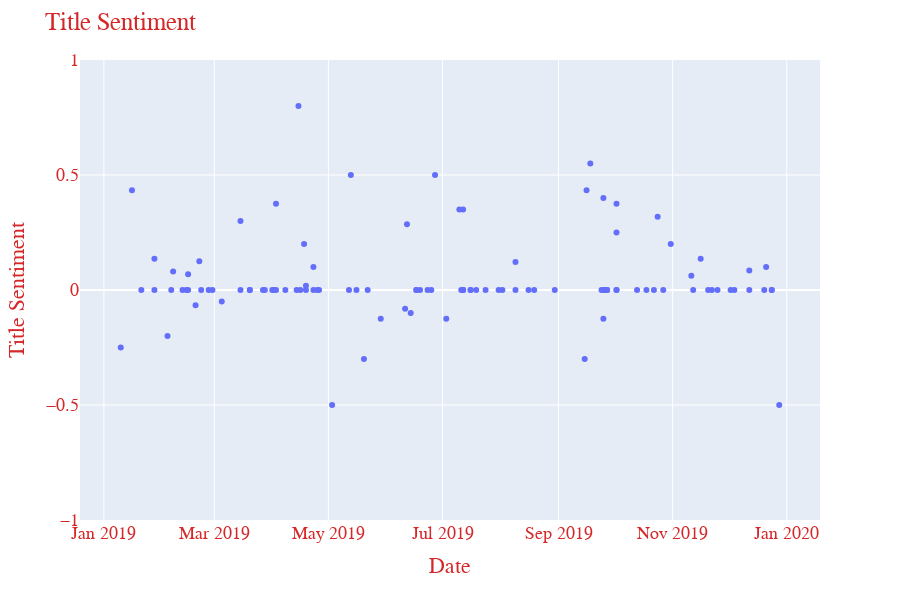

The cell this chart's notebook holds for it:
### Code cell
bias_report()

### Figure 1 — Plotly figure (JSON) as saved in the notebook; plotly's stock layout.template omitted (floating-point values rounded to 4 significant figures)
{"data": [{"hoverlabel": {"namelength": 0}, "hovertemplate": "<b>%{hovertext}</b><br><br>x=%{x}<br>y=%{y}", "hovertext": [" PG&E: Wired to Fail ", " Cyber Daily Year Ahead: CISOs, Who Is Your Boss? ", " CISOs Emerge From CIOs’ Shadow ", " The Newest Trend in Holiday Gifting? Old Stuff ", " Tech, Media & Telecom Roundup: Market Talk ", " Cyber Daily: Goodbye, 2019—A Year of Security Angst and Innovation ", " The Tricky Role of the CEO in a New Era of Social Responsibility ", " Virtual Travel Could Change the World—If It Gets Off the Ground ", " VC Daily: Rocky Mountains Lure Investors, Startups; Elder Care Startup Bet; Genius-Google Battle Over Lyrics ", " Risk Managers Grapple With Potential Downsides of AI ", " The Generational Divide in Holiday Shopping ", " Data and Deregulation Fuel the Global Fintech Boom ", " Brussels Report: The Push for Digital Sovereignty and Local Champions ", " New Stanford Hospital Takes Holistic Approach to Technology ", " Colorado Driver’s Licenses Go Digital ", " Kimberly-Clark Switches Major Ad Duties From WPP to Accenture Interactive ", " Volkswagen to Test Quantum Navigation App in Real Traffic ", " The Business Roundtable’s Model of Capitalism Does Pay Off ", " New York City Companies Need More Cybersecurity Workers, Survey Finds ", " U.S. Companies Advised to Prepare for Multiple Benchmark Rates in Transition from Libor ", " Organizations Identify a Value Framework for Blockchain ", " The Worlds That AI Might Create ", " More Deals, at Higher Valuations, for Business-Software Makers ", " AI, Privacy Laws to Drive Data-Breach Costs Higher ", " Retailers Get Another Blow: Hand-Me-Downs ", " Cyber Daily: Security Problems Rack Up Trillions in Costs ", " Cyber Daily: Making Culture Change Stick; Navy to Reform Security Practices; Dunkin’ Hack Sparks Suit ", " Old-Line Industries Struggle to Prioritize Cybersecurity ", " Corporate Boards Face Challenges in Overseeing AI ", " Lowe’s Goes DIY on Software Development ", " Sharp Questions Can Help Boards Oversee Cybersecurity ", " Cyber Daily: Boards Brush Up on Cybersecurity; A War Over 5G; Google Gets a Privacy Win in Europe ", " Corporate Tech Spending Helps Lift U.S. Economy ", " Among Today’s Most Prized Leadership Qualities: Playing Nicely ", " Mario Draghi’s Legacy Remains Contested; Strong Dollar Prompts Speculation of Trump Intervention ", " Companies Slow to Move Away From Libor ", " How to Build an AI Ethics Committee ", " Airbus Harnessing AI in Bid to Save Millions on Finance Tasks ", " PE Daily: Minnesota Pledges $600M | Riverbed’s Revenue Drops | Stopping WeWork’s Red Ink ", " Cyber Daily: Accenture Faces Legal Action in Marriott Hack; Black Hat’s Own Defenses; State Farm Breach; Potential FBI-Facebook Clash ", " Accenture Faces Lawsuit Over Marriott Data Breach ", " Cyber Daily: Capital One Explanation of Its Encryption Steps Sparks Questions Among Security Experts ", " Accenture Pushes Deeper Into Quantum Computing ", " Can’t Find AI Professionals? Train Them. ", " Three Hours of Work a Day? You’re Not Fooling Anyone. ", " Cyber Daily: Security Cleanup Costs Continue to Mount, Especially From Pernicious Insider Attacks ", " Cybercrime Costs Keep Rising ", " Financial Services Roundup: Market Talk ", " Accenture Picks Julie Sweet as Chief Executive ", " Stocks to Watch: Milacron Holdings, Hookipa Pharma, PNM Resources, Snap ", " Amazon to Retrain a Third of Its U.S. Workforce ", " P&G CIO Says He Wants to Hire More Women Coders ", " AI Helps Small Medical-Device Makers Punch Above Their Weight ", " Stocks to Watch: Magellan Health, Herman Miller, KB Home, Rite Aid, Walgreens Boots Alliance and More ", " Capgemini to Buy Altran in €3.6 Billion Deal ", " Accenture Retrains Its Workers as Technology Upends Their Jobs ", " VC Daily: Venture’s Facebook Crypto Bet; Slack’s VCs Expect Big Returns ", " Consulting Firms Make Inroads Into the Business of Ad Agencies ", " Ad Creators Get Inspiration From Big Data ", " Facebook to Boost Ad Spending as It Tries to Restore Reputation ", " When Chatbots Falter, Humans Steer Them the Right Way ", " Technology Could Slow Pace of New Accounting Rules, Regulators Say ", " Going From Big Fish to Small Fish: How Executives Can Deal With the Change ", " U.S. Executives Recruited to Run PE-Backed Tech Businesses ", " Companies Slow to Adopt Libor Replacement ", " Injecting Ethics Into AI Would Benefit From Dual Approach, Researchers Say ", " Toshiba’s Board Move Will Give Foreigners a Greater Voice ", " No Branch, No Problem. Citigroup Bets Big on Digital Banking. ", " How Businesses Can Avoid Getting Stuck With the Wrong AI Consultant ", " Interpublic Says Health Care, Consumer-Goods, Financial Marketers Fueled First-Quarter Growth ", " TV Programmers Unveil Plan for OpenAP Ad Marketplace ", " Real Time Economics: The Resilient American Economy ", " European Equities Market Talk Roundup ", " Why Companies Are Failing at Reskilling ", " Tiger’s Back, and That’s Good News for Other Troubled Brands ", " Ethical and Legal Concerns Give Rise to AI Antibias Tools ", " Amid Ad-Industry M&A, Omnicom Says It Isn’t Looking for Big Deals ", " Tiger Woods Rewards Nike’s Loyalty With Masters Win ", " Publicis Agrees to Acquire Alliance Data’s Epsilon Unit for About $4.4 Billion ", " What’s Been Lacking at Google’s Cloud? Enough Humans ", " Accenture Acquires Hot Ad Agency Droga5, Raising Its Creative Profile ", " Energy & Utilities Roundup: Market Talk ", " Auto & Transport Roundup: Market Talk ", " Medicare and Medicaid Agency Bets AI Can Reduce Hospital Admissions ", " Stocks to Watch: Lululemon, Facebook, Five Below, PVH, Quantenna, H.B. Fuller, World Wrestling Entertainment, Accenture ", " VC Daily: Washington Refocuses on Health Care | Dilemma for Price-Conscious VCs ", " VC Daily: Peloton Faces a Music Rap | Dueling Models at Stitch Fix and Glossier ", " U.S. Push for AI Supremacy Will Drive Demand for Accountability, Trust ", " Cyber Daily: Algorithms to Keep Autonomous Devices Safe; Cyber Hiring Slog ", " How Algorithms Help Counter Attacks on Drones, Robots and Self-Driving Cars ", " Chinese Hackers Target Universities in Pursuit of Maritime Military Secrets ", " Need for AI Ethicists Becomes Clearer as Companies Admit Tech’s Flaws ", " Safeway Expands Number of AI-Equipped Health Clinics ", " It Shook the Food Business by Snagging Burger King, Kraft and Heinz. Now 3G Is Reeling. ", " VC Daily: Who’s Ride-Hailing’s First to Exit? | Keith Rabois Jumps to Founders Fund ", " Cyber Daily: Spending Benchmarks; Judging Huawei; Few Female CISOs ", " WSJ Tax Guide 2019: What Investors Need to Know ", " Cyber Daily: Carmakers Cope with New Cyber Threats; CISOs Overstressed, Study Says ", " Connected Cars, Driver Data Make Auto Industry a Cyber Target ", " United Technologies CDO Backs Effort to Train Female Coders ", " Pernod Hits Back at Activist Elliott as Stock Hits Record High ", " Pierre Nanterme Pushed Accenture to Rethink Its Mission in Consulting ", " Recognizing the Value of Disabled Workers ", " Yum Brands Opens Search for New CFO ", " VC Daily: Getting a Stake in ‘Ghost’ Kitchens | $1 Billion Stolen in Crypto Hacking ", " The Catch-22 of Globalization ", " After a Strong 2018 for Retail Sales, Caution Flags Pop Up ", " America’s Electric Grid Has a Vulnerable Back Door—and Russia Walked Through It "], "legendgroup": "", "marker": {"color": "#636efa", "symbol": "circle"}, "mode": "markers", "name": "", "showlegend": false, "type": "scatter", "x": ["2019-12-28", "2019-12-24", "2019-12-24", "2019-12-21", "2019-07-12", "2019-12-20", "2019-12-12", "2019-12-12", "2019-12-04", "2019-12-02", "2019-11-25", "2019-11-22", "2019-11-20", "2019-11-16", "2019-11-12", "2019-11-11", "2019-10-31", "2019-10-27", "2019-10-24", "2019-10-22", "2019-10-18", "2019-10-13", "2019-10-02", "2019-10-02", "2019-10-02", "2019-10-02", "2019-09-27", "2019-09-27", "2019-09-26", "2019-09-25", "2019-09-25", "2019-09-25", "2019-09-24", "2019-09-18", "2019-09-16", "2019-09-15", "2019-08-30", "2019-08-19", "2019-08-16", "2019-08-09", "2019-08-09", "2019-08-02", "2019-07-31", "2019-07-24", "2019-07-19", "2019-07-16", "2019-07-16", "2019-07-12", "2019-07-12", "2019-07-12", "2019-07-11", "2019-07-10", "2019-07-03", "2019-06-27", "2019-06-25", "2019-06-23", "2019-06-19", "2019-06-17", "2019-06-17", "2019-06-14", "2019-06-12", "2019-06-11", "2019-05-29", "2019-05-22", "2019-05-20", "2019-05-16", "2019-05-13", "2019-05-12", "2019-05-03", "2019-04-26", "2019-04-25", "2019-04-23", "2019-04-23", "2019-04-19", "2019-04-19", "2019-04-18", "2019-04-16", "2019-04-15", "2019-04-14", "2019-04-08", "2019-04-03", "2019-04-03", "2019-04-02", "2019-04-01", "2019-03-28", "2019-03-27", "2019-03-20", "2019-03-20", "2019-03-15", "2019-03-15", "2019-03-05", "2019-02-28", "2019-02-26", "2019-02-22", "2019-02-21", "2019-02-19", "2019-02-15", "2019-02-15", "2019-02-14", "2019-02-12", "2019-02-07", "2019-02-06", "2019-02-04", "2019-01-28", "2019-01-28", "2019-01-21", "2019-01-16", "2019-01-10"], "xaxis": "x", "y": [-0.5, 0, 0, 0.1, 0, 0, 0.08485, 0, 0, 0, 0, 0, 0, 0.1364, 0, 0.0625, 0.2, 0, 0.3182, 0, 0, 0, 0.375, 0.25, 0, 0, 0, 0, 0, 0, -0.125, 0.4, 0, 0.55, 0.4333, -0.3, 0, 0, 0, 0.1222, 0, 0, 0, 0, 0, 0, 0, 0, 0.35, 0, 0, 0.35, -0.125, 0.5, 0, 0, 0, 0, 0, -0.1, 0.2857, -0.08182, -0.125, 0, -0.3, 0, 0.5, 0, -0.5, 0, 0, 0.1, 0, 0, 0.01875, 0.2, 0, 0.8, 0, 0, 0.375, 0, 0, 0, 0, 0, 0, 0, 0.3, 0, -0.05, 0, 0, 0, 0.125, -0.06667, 0, 0.06818, 0, 0, 0.08, 0, -0.2, 0.1364, 0, 0, 0.4333, -0.25], "yaxis": "y"}], "layout": {"font": {"color": "#d62728", "family": "Times New Roman, monospace", "size": 18}, "height": 600, "legend": {"tracegroupgap": 0}, "margin": {"t": 60}, "title": {"text": "Title Sentiment"}, "xaxis": {"anchor": "y", "domain": [0, 1], "title": {"text": "Date"}}, "yaxis": {"anchor": "x", "domain": [0, 1], "range": [-1, 1], "title": {"text": "Title Sentiment"}}}}
